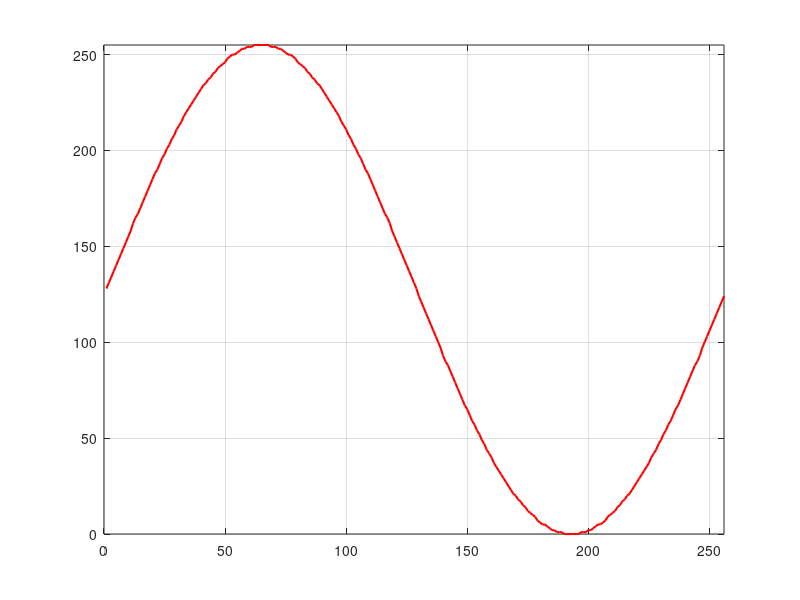

Write the MATLAB code that produced this figure.
clc
clear all

N = 8 ;                     % Number of bits
resolution = 2*pi/2^N ;     % Step size 
t = 0:resolution:2*pi-resolution ; % time
taps = (sin(t)+1)/2*(2^N-1) ;
taps = uint8(taps);
plot(taps, '-r', 'linewidth', 1.5)
grid on
xlim([0, length(taps)])
ylim([0,max(taps)])

taps = dec2hex(taps);

% Array ready to copy and paste
fprintf('{')
for i = 1:length(taps)
    fprintf('0x')
    fprintf(taps(i,:))
    if i ~= length(taps)
        fprintf(', ')
    else
        fprintf('};\n')
    end
end